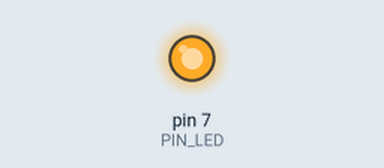
Simulated run of this sketch. Board: Arduino Uno, built with avr-gcc and run on an emulated ATmega328P. On the bench: output pins drawn as LEDs (lit = HIGH).

Above: at 0.05 s.
At 3.14 s:
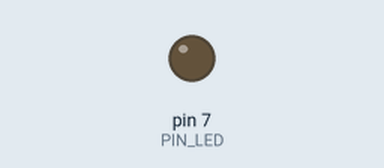
Timing chart, 0 to 4.7 s (numbered marks = the images above):
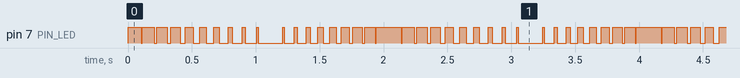

The sketch:

do_jeon1.ino
```cpp
unsigned int PIN_LED;
void setup() {
  PIN_LED=7;
  pinMode(PIN_LED,OUTPUT);
}

void loop() {
  Triangle(100);//주기는 Triangle()광호안쪽에 쓰시면 됩니다.
}//issue 트라이앵글 속도이상해지는거 고치기

int Triangle(float period){//밝아졌다 어두워졌다
   int duty=0;
   for (float count=0;count<2000;count+=period){
      if (count<1000)
        duty = count/10;
      else
        duty = (2000-count)/10;
      LedPWM(duty,period);
    };
  }

int LedPWM(int duty,float period){//빛 세기 조절
   for (int count=0;count<100;count++){
      if (count<duty)
        digitalWrite(PIN_LED,0);
      else
        digitalWrite(PIN_LED,1);

      delayMicroseconds(period*10);
   }
}
```

Measured:
- by itself, pin 7 (PIN_LED): moves between LOW and HIGH, repeating every 2.0 s
- by itself, everything shown: repeats every 2.0 s, in 12 steps
